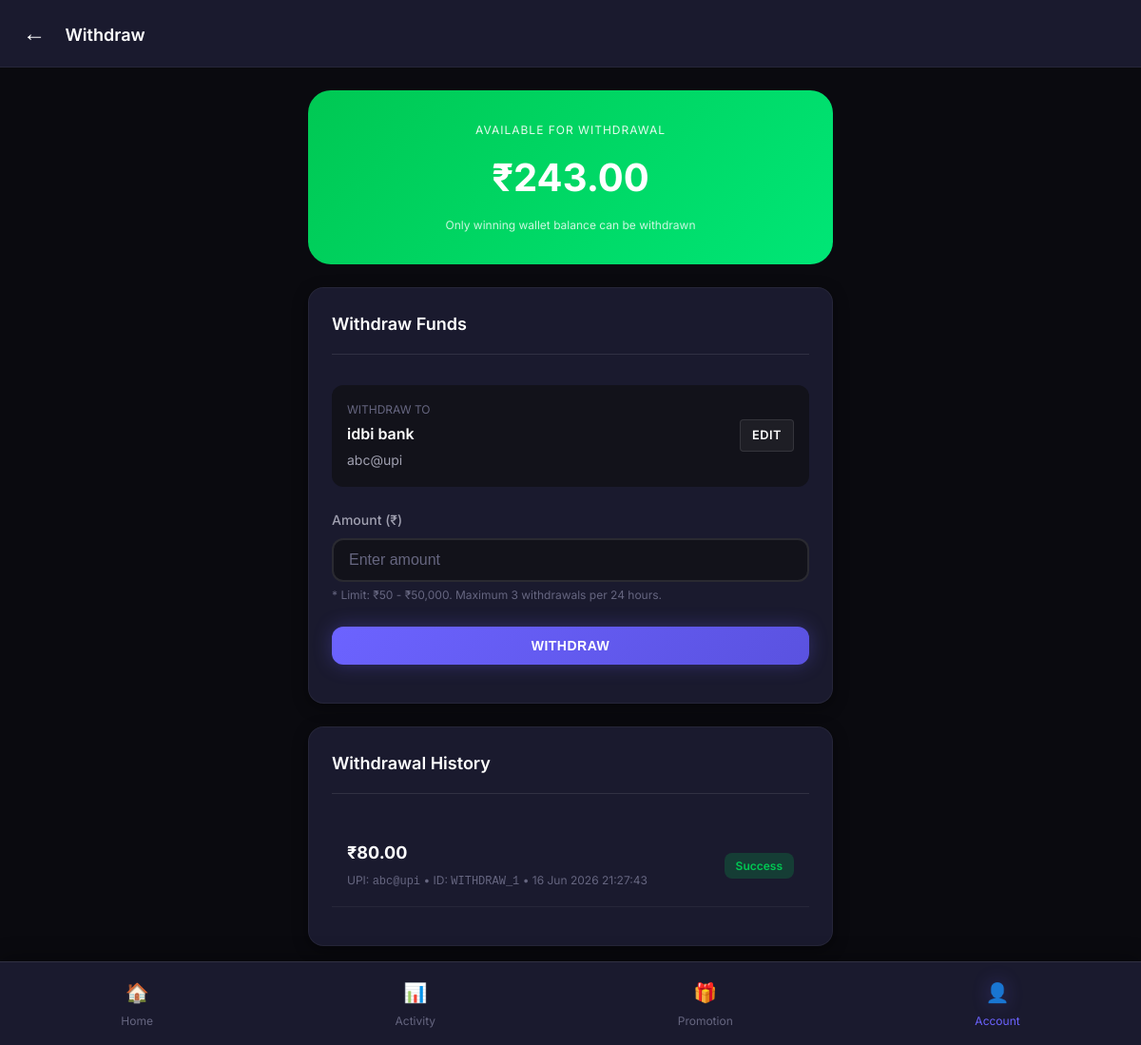
Page /wallet/withdraw/ (signed in) on the committed database.
### wallet/models.py (models this page shows, shortened)
class Wallet(models.Model):
    user = models.OneToOneField(settings.AUTH_USER_MODEL, on_delete=models.CASCADE, related_name='wallet')
    deposit_balance = models.DecimalField(max_digits=12, decimal_places=2, default=Decimal('0.00'))
    winning_balance = models.DecimalField(max_digits=12, decimal_places=2, default=Decimal('0.00'))
    bonus_balance = models.DecimalField(max_digits=12, decimal_places=2, default=Decimal('0.00'))
    created_at = models.DateTimeField(auto_now_add=True)
    updated_at = models.DateTimeField(auto_now=True)
    class Meta:
        verbose_name_plural = 'Wallets'

class BankDetail(models.Model):
    user = models.OneToOneField(settings.AUTH_USER_MODEL, on_delete=models.CASCADE, related_name='bank_detail')
    upi_id = models.CharField(max_length=100)
    bank_name = models.CharField(max_length=100)
    account_holder_name = models.CharField(max_length=100)
    is_verified = models.BooleanField(default=False)
    verified_at = models.DateTimeField(null=True, blank=True)
    verified_by = models.ForeignKey(
        settings.AUTH_USER_MODEL,
        on_delete=models.SET_NULL,
        null=True,
        blank=True,
        limit_choices_to={'is_staff': True}
    )
    created_at = models.DateTimeField(auto_now_add=True)
    updated_at = models.DateTimeField(auto_now=True)
    class Meta:
        verbose_name_plural = 'Bank Details'

class Withdraw(models.Model):
    STATUS_CHOICES = [
        ('pending', 'Pending'),
        ('processing', 'Processing'),
        ('success', 'Success'),
        ('rejected', 'Rejected'),
    ]
    user = models.ForeignKey(settings.AUTH_USER_MODEL, on_delete=models.CASCADE, related_name='withdraws')
    amount = models.DecimalField(max_digits=10, decimal_places=2)
    upi_id = models.CharField(max_length=100)
    bank_name = models.CharField(max_length=100)
    account_holder_name = models.CharField(max_length=100)
    status = models.CharField(max_length=20, choices=STATUS_CHOICES, default='pending')
    processed_by = models.ForeignKey(
        settings.AUTH_USER_MODEL,
        on_delete=models.SET_NULL,
        null=True,
        blank=True,
        related_name='processed_withdraws',
        limit_choices_to={'is_staff': True}
    )
    processed_at = models.DateTimeField(null=True, blank=True)
    rejection_reason = models.TextField(null=True, blank=True)
    created_at = models.DateTimeField(auto_now_add=True)
    updated_at = models.DateTimeField(auto_now=True)
    class Meta:
        ordering = ['-created_at']
        verbose_name_plural = 'Withdraw Requests'

### wallet/views.py (the view, shortened to what this page needs)
# urls.py: path('withdraw/', views.withdraw_view, name='withdraw'),
@login_required
def withdraw_view(request):
    wallet, created = Wallet.objects.get_or_create(user=request.user)
    if not request.user.can_withdraw():
        messages.error(request, 'You must complete your first recharge before withdrawing')
    try:
        bank_detail = BankDetail.objects.get(user=request.user)
    except BankDetail.DoesNotExist:
        bank_detail = None
    withdraws = Withdraw.objects.filter(
        user=request.user
    ).order_by('-created_at')[:20]
    context = {
        'wallet': wallet,
        'bank_detail': bank_detail,
        'withdraws': withdraws,
        'can_withdraw': request.user.can_withdraw(),
    }
    return render(request, 'wallet/withdraw.html', context)

### core/context_processors.py (called while the page is built)
def site_settings(request):
    return {
        'SITE_NAME': 'Color Prediction',
        'SITE_SETTING': {
            'admin_upi': getattr(settings, 'ADMIN_UPI', 'Not configured'),
            'admin_qr': getattr(settings, 'ADMIN_QR', ''),
        },
        'GAME_SETTINGS': settings.GAME_SETTINGS,
    }

### core/models.py (called while the page is built)
    def can_withdraw(self):
        from wallet.models import Recharge
        return Recharge.objects.filter(user=self, status='approved').exists()

### templates/wallet/withdraw.html (shortened to what this page needs)
{% extends 'base/base.html' %}
{% load static %}
{% block content %}
<div class="app-container">
    <header class="app-header">
        <div class="header-left">
            <a href="{% url 'wallet' %}" class="back-btn">←</a>
            <span class="page-title">Withdraw</span>
        </div>
    </header>
    <main class="main-content">
        <div class="balance-card">
            <div class="balance-label">Available for Withdrawal</div>
            <div class="balance-amount">₹{{ wallet.winning_balance|default:"0.00" }}</div>
            <div class="balance-note">Only winning wallet balance can be withdrawn</div>
        </div>
        {% if not bank_detail or not bank_detail.is_verified %}
        <div class="alert alert-info">
            <div class="alert-icon">📋</div>
            <div class="alert-content">
                <div class="alert-title">Add Bank Details</div>
                <div class="alert-message">Please add and verify your bank details before withdrawing.</div>
                <a href="{% url 'add_bank' %}" class="btn btn-sm btn-primary" style="margin-top: 8px;">Add Details</a>
            </div>
        </div>
        {% else %}
        <div class="card">
            <div class="card-header">
                <span class="card-title">Withdraw Funds</span>
            </div>
            <div class="card-body">
                <div class="bank-info" style="display: flex; justify-content: space-between; align-items: center;">
                    <div>
                        <div class="bank-info-label">Withdraw to</div>
                        <div class="bank-info-value">{{ bank_detail.bank_name }}</div>
                        <div class="bank-info-sub">{{ bank_detail.upi_id }}</div>
                    </div>
                    <a href="{% url 'add_bank' %}" class="btn btn-sm" style="padding: 6px 12px; font-size: 0.8rem; background: rgba(255, 255, 255, 0.05); border: 1px solid rgba(255, 255, 255, 0.1); color: var(--text-primary); text-decoration: none; border-radius: 4px; display: inline-block;">Edit</a>
                </div>
                <div class="form-group">
                    <label class="form-label">Amount (₹)</label>
                    <input type="number" id="amount" class="form-control" placeholder="Enter amount" min="50" max="50000">
                    <span class="help-text" style="font-size: 0.75rem; color: var(--text-muted); margin-top: 4px; display: block;">
                        * Limit: ₹50 - ₹50,000. Maximum 3 withdrawals per 24 hours.
                    </span>
                </div>
                <button class="btn btn-primary btn-block" onclick="submitWithdraw()" {% if not can_withdraw %}disabled{% endif %}>
                    Withdraw
                </button>
            </div>
        </div>
        {% endif %}
        {% if withdraws %}
        <div class="card mt-3">
            <div class="card-header">
                <span class="card-title">Withdrawal History</span>
            </div>
            <div class="card-body">
                {% for withdraw in withdraws %}
                <div class="history-item">
                    <div class="history-info">
                        <div class="history-amount">₹{{ withdraw.amount }}</div>
                        <div class="history-details">
                            UPI: <code>{{ withdraw.upi_id }}</code> • ID: <code>WITHDRAW_{{ withdraw.id }}</code> • {{ withdraw.created_at|date:"d M Y H:i:s" }}
                        </div>
                    </div>
                    <span class="status-badge {{ withdraw.status }}">
                        {{ withdraw.get_status_display }}
                    </span>
                </div>
                {% endfor %}
            </div>
        </div>
        {% endif %}
    </main>
    <nav class="bottom-nav">
        <a href="{% url 'game_home' %}" class="nav-item">
            <span class="nav-icon">🏠</span>
            <span>Home</span>
        </a>
        <a href="{% url 'my_bets' %}" class="nav-item">
            <span class="nav-icon">📊</span>
            <span>Activity</span>
        </a>
        <a href="{% url 'referral_dashboard' %}" class="nav-item">
            <span class="nav-icon">🎁</span>
            <span>Promotion</span>
        </a>
        <a href="{% url 'wallet' %}" class="nav-item active">
            <span class="nav-icon">👤</span>
            <span>Account</span>
        </a>
    </nav>
</div>
{% endblock %}

### static/css/style.css (style rules this page uses)
:root { --primary-color: #6C63FF; --primary-dark: #5A52E0; --secondary-color: #00D4AA; --accent-color: #FF6B6B; --color-green: #00C853; --color-green-light: #00E676; --color-red: #FF1744; --color-red-light: #FF5252; --color-violet: #AA00FF; --color-violet-light: #D500F9; --bg-primary: #0A0A0F; --bg-secondary: #12121A; --bg-card: #1A1A2E; --bg-card-hover: #222240; --text-primary: #FFFFFF; --text-secondary: #A0A0B0; --text-muted: #666680; --glow-primary: 0 0 20px rgba(108, 99, 255, 0.3); --glow-green: 0 0 20px rgba(0, 200, 83, 0.3); --glow-red: 0 0 20px rgba(255, 23, 68, 0.3); --glow-violet: 0 0 20px rgba(170, 0, 255, 0.3); --shadow-sm: 0 2px 8px rgba(0, 0, 0, 0.3); --shadow-md: 0 4px 16px rgba(0, 0, 0, 0.4); --shadow-lg: 0 8px 32px rgba(0, 0, 0, 0.5); --radius-sm: 8px; --radius-md: 12px; --radius-lg: 16px; --radius-xl: 24px; --transition-fast: 0.15s ease; --transition-normal: 0.3s ease; --transition-slow: 0.5s ease; --spacing-xs: 4px; --spacing-sm: 8px; --spacing-md: 16px; --spacing-lg: 24px; --spacing-xl: 32px; --spacing-xxl: 48px; }
* { margin: 0; padding: 0; box-sizing: border-box; }
html { scroll-behavior: smooth; }
body { font-family: 'Segoe UI', 'Roboto', 'Helvetica Neue', Arial, sans-serif; background: var(--bg-primary); color: var(--text-primary); line-height: 1.6; min-height: 100vh; overflow-x: hidden; }
a { color: var(--primary-color); text-decoration: none; transition: color var(--transition-fast); }
.mt-3 { margin-top: var(--spacing-lg); }
.card { background: var(--bg-card); border-radius: var(--radius-lg); padding: var(--spacing-lg); box-shadow: var(--shadow-md); border: 1px solid rgba(255, 255, 255, 0.05); transition: all var(--transition-normal); backdrop-filter: blur(10px); }
.card-header { display: flex; justify-content: space-between; align-items: center; margin-bottom: var(--spacing-md); padding-bottom: var(--spacing-md); border-bottom: 1px solid rgba(255, 255, 255, 0.1); }
.card-title { font-size: 1.125rem; font-weight: 600; color: var(--text-primary); margin: 0; }
.card-body { padding: var(--spacing-md) 0; }
.btn { display: inline-flex; align-items: center; justify-content: center; gap: var(--spacing-sm); padding: 12px 24px; font-size: 0.875rem; font-weight: 600; border: none; border-radius: var(--radius-md); cursor: pointer; transition: all var(--transition-normal); text-transform: uppercase; letter-spacing: 0.5px; position: relative; overflow: hidden; }
.btn::before { content: ''; position: absolute; top: 0; left: -100%; width: 100%; height: 100%; background: linear-gradient(90deg, transparent, rgba(255, 255, 255, 0.1), transparent); transition: left 0.5s ease; }
.btn-primary { background: linear-gradient(135deg, var(--primary-color), var(--primary-dark)); color: white; box-shadow: var(--glow-primary); }
.btn-sm { padding: 8px 16px; font-size: 0.75rem; }
.btn-block { width: 100%; display: flex; }
.form-group { margin-bottom: var(--spacing-lg); }
.form-label { display: block; margin-bottom: var(--spacing-sm); font-weight: 500; color: var(--text-secondary); font-size: 0.875rem; }
.form-control { width: 100%; padding: 12px 16px; font-size: 1rem; background: var(--bg-secondary); border: 2px solid rgba(255, 255, 255, 0.1); border-radius: var(--radius-md); color: var(--text-primary); transition: all var(--transition-normal); }
.form-control::placeholder { color: var(--text-muted); }
.bottom-nav { position: fixed; bottom: 0; left: 0; width: 100%; background: var(--bg-card); border-top: 1px solid rgba(255, 255, 255, 0.1); display: flex; justify-content: space-around; padding: var(--spacing-sm) 0; z-index: 100; box-shadow: 0 -4px 20px rgba(0, 0, 0, 0.3); }
.nav-item { display: flex; flex-direction: column; align-items: center; gap: var(--spacing-xs); padding: var(--spacing-sm) var(--spacing-md); color: var(--text-muted); text-decoration: none; transition: all var(--transition-fast); border-radius: var(--radius-md); font-size: 0.75rem; }
.nav-item.active { color: var(--primary-color); }
.nav-item.active .nav-icon { text-shadow: var(--glow-primary); }
.nav-icon { font-size: 1.5rem; transition: all var(--transition-fast); }
.main-content { padding: var(--spacing-lg); padding-bottom: 100px; max-width: 600px; margin: 0 auto; }
.page-title { font-size: 1.5rem; font-weight: 700; margin: 0; }

### templates/base/base.html (style rules this page uses)
body { font-family: 'Inter', sans-serif; }

### rows in the picture
Wallet: winning_balance "243.00"
BankDetail: bank_name "idbi bank", upi_id "abc@upi"
Withdraw: amount "80.00", upi_id "abc@upi", id "1", created_at "16 Jun 2026 21:27:43", status "Success"
